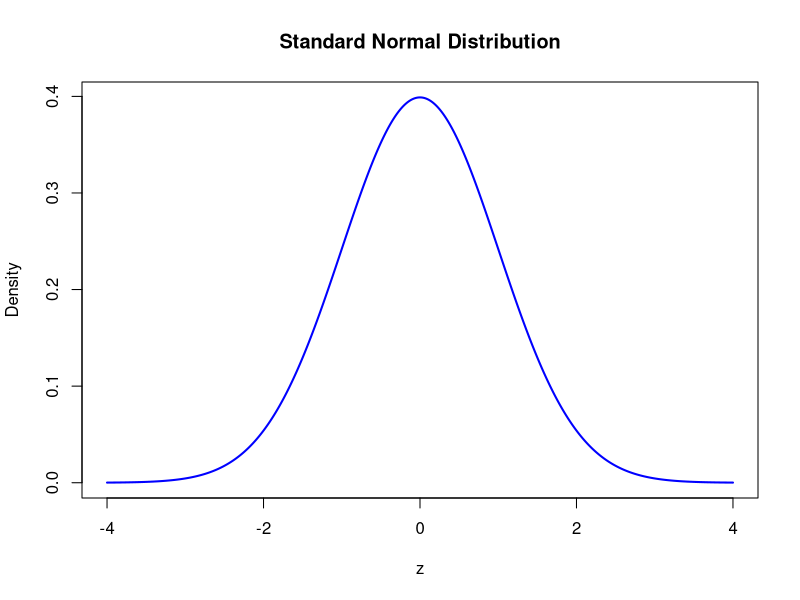
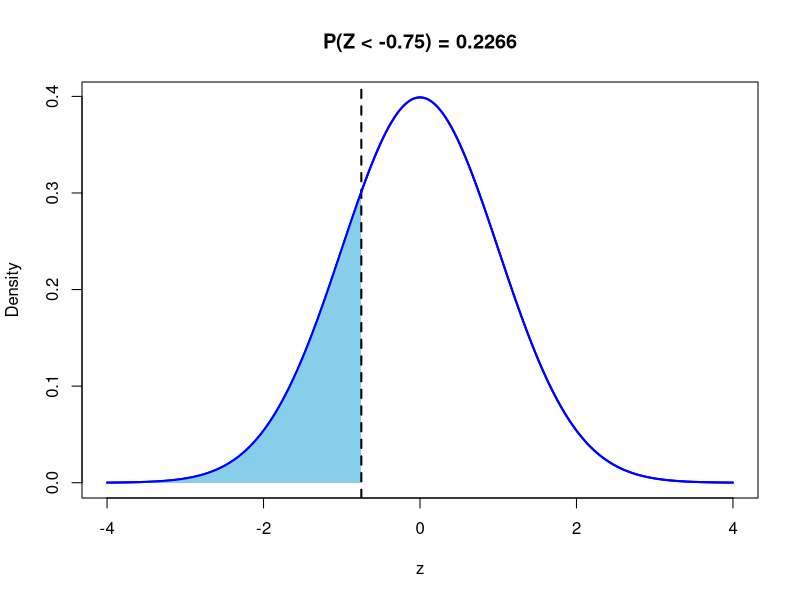
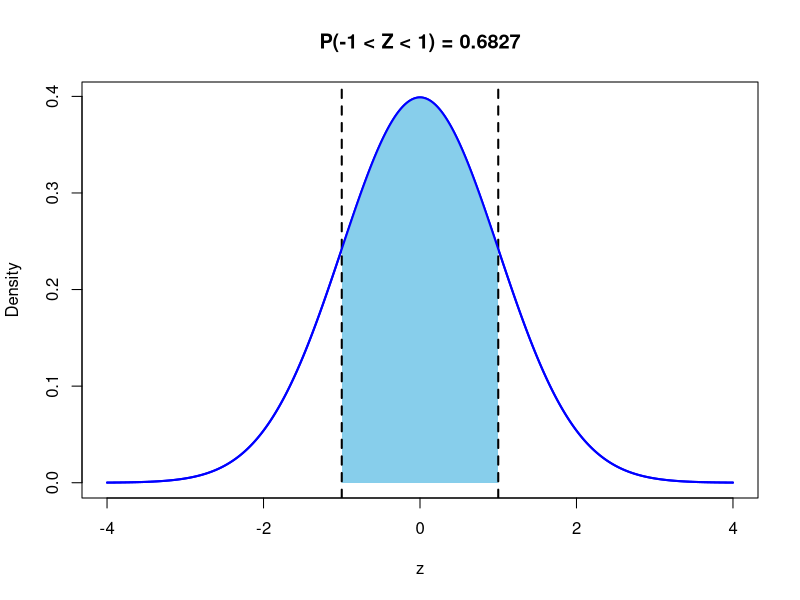
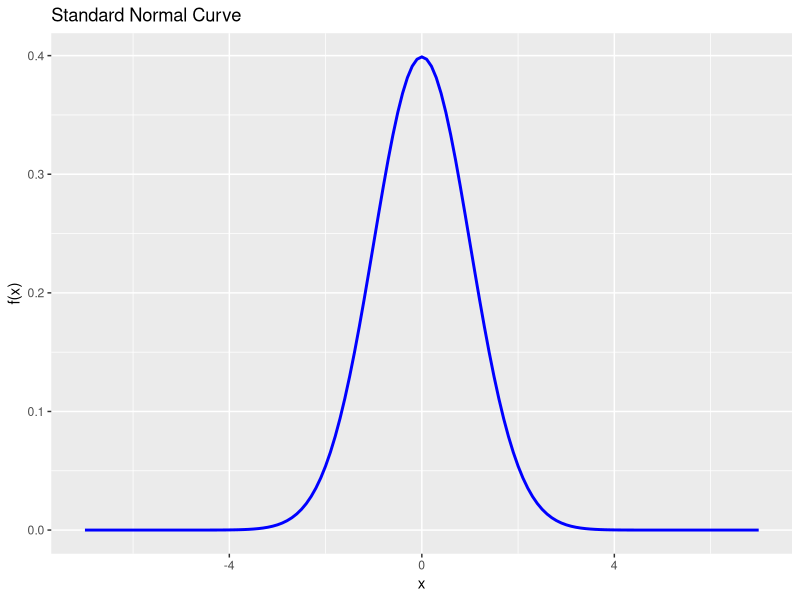
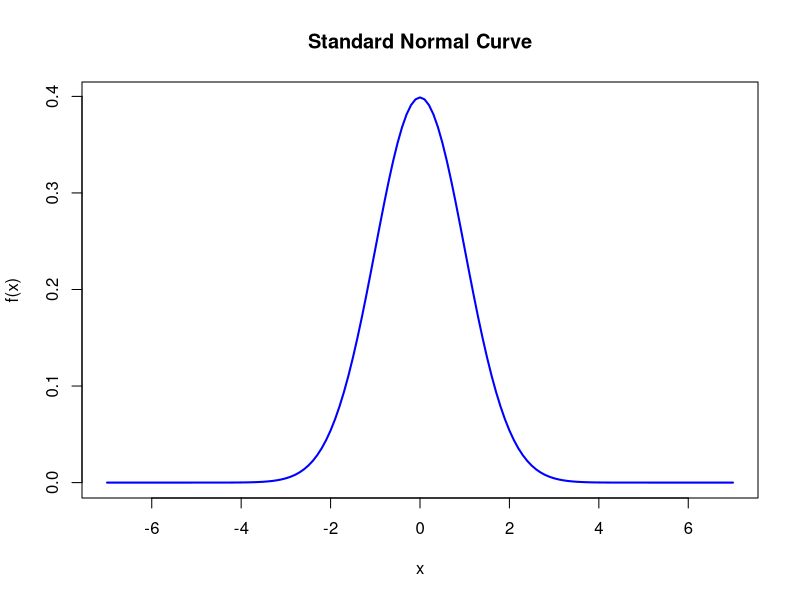
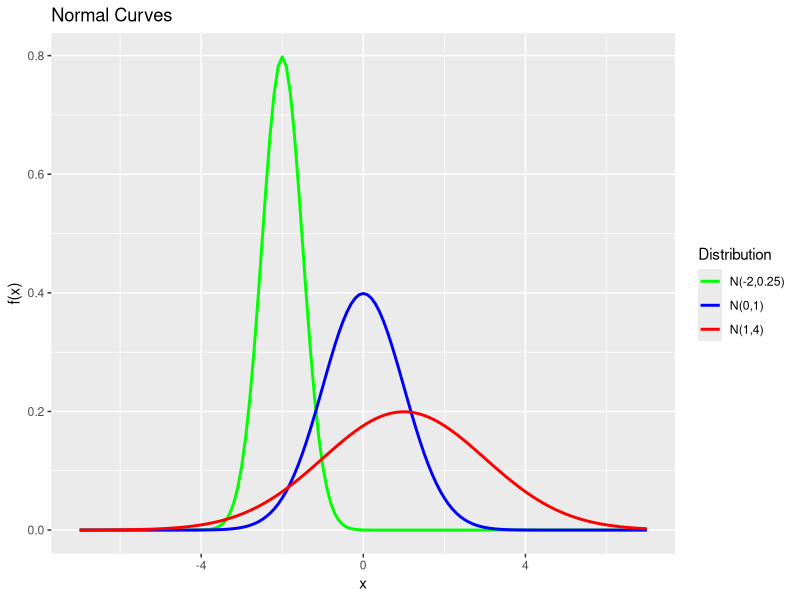
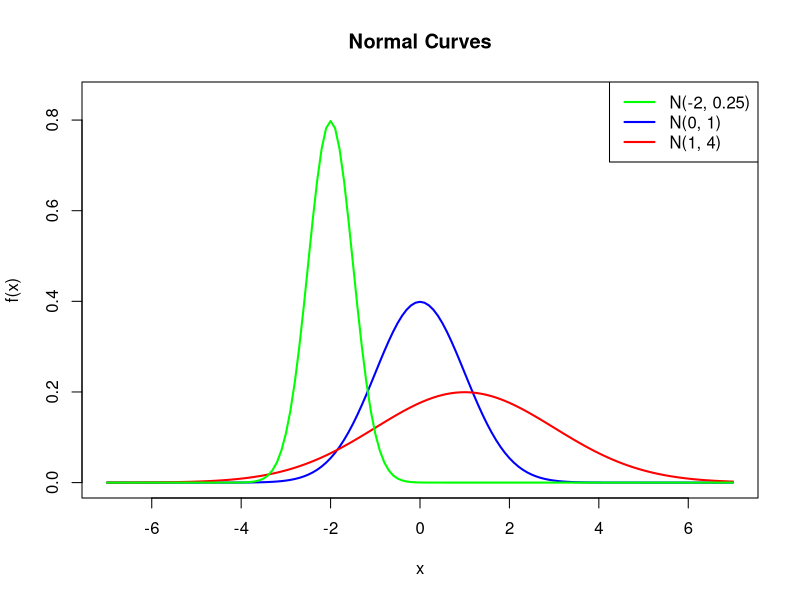
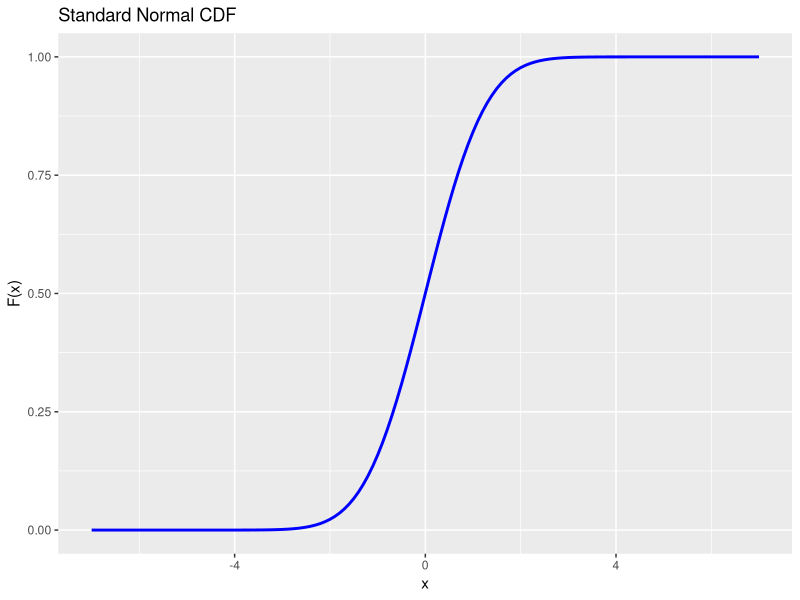

Generate these figures, in order, with R:
## ---- chunk 1
#| code-fold: true

# Necessary libraries
library(ggplot2)
library(readxl)
## ---- chunk 2
#| code-fold: true

# Define the range and density for standard normal distribution
x <- seq(-4, 4, length = 1000)
y <- dnorm(x)

# Create the plot
plot(x, y, type = "l", lwd = 2, col = "blue",
     main = "Standard Normal Distribution",
     xlab = "z", ylab = "Density")
## ---- chunk 3

# Examples
a <- pnorm(1.96)
b <- 1 - pnorm(1.96)
c <- qnorm(0.975)
d <- pnorm(4, mean = 10, sd = 3)
e <- 1 - pnorm(4, mean = 10, sd = 3)
f <- qnorm(0.35, mean = 10, sd = 3)

# Print the results
temp <- data.frame(a, b, c, d, e, f)
round(temp,4)

## ---- chunk 4
#| code-fold: true

x <- seq(-4, 4, length = 1000)
y <- dnorm(x)

# Create the plot
plot(x, y, type = "l", lwd = 2, col = "blue",
     main = "P(Z < -0.75) = 0.2266",
     xlab = "z", ylab = "Density")

# Shade the region less than 0.75
x_shade <- seq(-4, -0.75, length = 500)
y_shade <- dnorm(x_shade)
polygon(c(-4, x_shade, -0.75), c(0, y_shade, 0), col = "skyblue", border = NA)

# Add a vertical line at 0.75
abline(v = -0.75, lwd = 2, lty = 2)

# Add the main line plot again to keep it on top
lines(x, y, lwd = 2, col = "blue")

## ---- chunk 5
#| code-fold: true

x <- seq(-4, 4, length = 1000)
y <- dnorm(x)

# Create the plot
plot(x, y, type = "l", lwd = 2, col = "blue",
     main = "P(-1 < Z < 1) = 0.6827",
     xlab = "z", ylab = "Density")

# Shade the region between -1 and 1
x_shade <- seq(-1, 1, length = 100)
y_shade <- dnorm(x_shade)
polygon(c(-1, x_shade, 1), c(0, y_shade, 0), col = "skyblue", border = NA)
abline(v = c(-1, 1), lwd = 2, lty = 2)

# Add the main line plot again to keep it on top
lines(x, y, lwd = 2, col = "blue")

## ---- chunk 6

# Create a sequence from -7 to 7 with a step of 0.1
i <- seq(-7, 7, by = 0.1)

# Calculate the PDF values for some different normal distributions
# dnorm() will give us the height of the curve at each of the points in our sequence
pdf1 <- dnorm(i, mean = 0, sd = 1)     # N(0, 1)
pdf2 <- dnorm(i, mean = 1, sd = 2)     # N(1, 4)
pdf3 <- dnorm(i, mean = -2, sd = 0.5)  # N(-2, 0.25)

# Create a data frame to store the values
pdf_graph <- data.frame(i, pdf1, pdf2, pdf3)

## ---- chunk 7

plot1 <- ggplot(pdf_graph, aes(x = i, y = pdf1)) +
          geom_line(color = "blue", linewidth = 1) +
          labs(title = "Standard Normal Curve", x = "x", y = "f(x)")

plot1
## ---- chunk 8
plot(i, pdf1, type = "l", col = "blue", lwd = 2,
     xlab = "x", ylab = "f(x)", main = "Standard Normal Curve")

## ---- chunk 9
# Convert the data frame to a long format for ggplot2 (makes adding a legend simpler)
pdf_graph_long <- data.frame(
  i = rep(i, 3),
  pdf = c(pdf1, pdf2, pdf3),
  Distribution = factor(rep(c("N(0,1)", "N(1,4)", "N(-2,0.25)"), each = length(i)))
)

library(tidyr)
library(magrittr)
library(dplyr)
pdf_graph_long <- pdf_graph %>% 
  pivot_longer(cols = c(pdf1, pdf2, pdf3),
               values_to = "pdf",
               names_to = "Distribution") %>% 
  mutate(Distribution = recode(Distribution, 
                               pdf1 = "N(0,1)",
                               pdf2 = "N(1,4)",
                               pdf3 = "N(-2,0.25)"))

# Plot all three normal curves
ggplot(pdf_graph_long, aes(x = i, y = pdf, color = Distribution)) +
  geom_line(linewidth = 1) +
  labs(title = "Normal Curves", x = "x", y = "f(x)") +
  scale_color_manual(values = c("green", "blue", "red"))

## ---- chunk 10

plot(i, pdf1, type = "l", col = "blue", lwd = 2,
     xlab = "x", ylab = "f(x)", ylim = c(0,0.85), #increase y-limits to fit upcoming lines
     main = "Normal Curves")

lines(i, pdf2, col = "red", lwd = 2)
lines(i, pdf3, col = "green", lwd = 2)

# Add a legend to differentiate the curves
legend("topright", legend = c( "N(-2, 0.25)", "N(0, 1)", "N(1, 4)"),
       col = c("green","blue", "red"), lwd = 2)



## ---- chunk 11

# Create a sequence from -7 to 7 with a step of 0.1
i <- seq(-7, 7, by = 0.1)

# Calculate the CDF values for different normal distributions
cdf1 <- pnorm(i, mean = 0, sd = 1)     # N(0, 1)
cdf2 <- pnorm(i, mean = 1, sd = 2)     # N(1, 2^2) = N(1, 4)
cdf3 <- pnorm(i, mean = -2, sd = 0.5)  # N(-2, 0.5^2) = N(-2, 0.25)

# Create a data frame to store the values
cdf_graph <- data.frame(i, cdf1, cdf2, cdf3)

ggplot(cdf_graph, aes(x = i, y = cdf1)) +
  geom_line(color = "blue", linewidth = 1) +
  labs(title = "Standard Normal CDF", x = "x", y = "F(x)")

## ---- chunk 12
# Convert the data frame to a long format for ggplot2
cdf_graph_long <- data.frame(
  i = rep(i, 3),
  cdf = c(cdf1, cdf2, cdf3),
  distribution = factor(rep(c("N(0,1)", "N(1,4)", "N(-2,0.25)"), each = length(i)))
)

# Plot all three normal CDFs
ggplot(cdf_graph_long, aes(x = i, y = cdf, color = distribution)) +
  geom_line(linewidth = 1) +
  labs(title = "Normal CDFs", x = "x", y = "F(x)") +
  scale_color_manual(values = c("blue", "red", "green"))

## ---- chunk 13


lowbwt <- read_xlsx("data/lowbwt.xlsx")

sbp_pdf <- ggplot(lowbwt, aes(x = sbp)) +
  geom_histogram(
    aes(y = after_stat(density)),
    bins = 20,
    fill = "lightblue",
    color = "black"
  ) +
  stat_function(
    fun = dnorm,
    args = list(mean = mean(lowbwt$sbp), sd = sd(lowbwt$sbp)),
    color = "blue",
    linewidth = 1
  ) +
  labs(title = "Histogram with Normal Density Line", x = "SBP", y = "Density")

sbp_pdf

## ---- chunk 14

sbp_pdf + stat_function(fun = dnorm, args = list(mean = 50, sd = 10),
                color = "orange1", linewidth = 1.2, lty = 2)

## ---- chunk 15

sbp_cdf <- ggplot(lowbwt, aes(x = sbp)) +
            stat_ecdf(geom = "step", color = "blue", linewidth = 1) +
            labs(title = "Empirical CDF Plot", x = "SBP", y = "F(SBP)")

sbp_cdf

## ---- chunk 16

sbp_cdf + stat_function(fun = pnorm, args = list(mean = mean(lowbwt$sbp), sd = sd(lowbwt$sbp)),
            color = "orange1", linewidth = 1.2) +
          labs(title = "Empirical CDF with Normal CDF", x = "SBP", y = "F(SBP)")

## ---- chunk 17

# Create a sequence from -4 to 4 with a step of 0.1
i <- seq(-4, 4, by = 0.1)

# Calculate the PDF values
norm <- dnorm(i, mean = 0, sd = 1)    
t3 <- dt(i, df = 3)                   
t10 <- dt(i, df = 10)
t25 <- dt(i, df = 25)

# Create a data frame to store the values
norm_t_graph_long <- data.frame(
  i = rep(i, 4),
  density = c(norm, t3, t10, t25),
  distribution = factor(rep(c("N(0,1)", "t(3 df)", "t(10 df)", "t(25 df)"), each = length(i)))
)

# Plot the normal and t-distributions
ggplot(norm_t_graph_long, aes(x = i, y = density, color = distribution)) +
  geom_line(linewidth = 1) +
  labs(title = "Normal and t Curves", x = "x", y = "f(x)") +
  theme_minimal() +
  scale_color_manual(values = c("black", "blue", "green", "magenta")) + 
  stat_function(fun = dnorm, col = "black", linewidth = 1.2)



